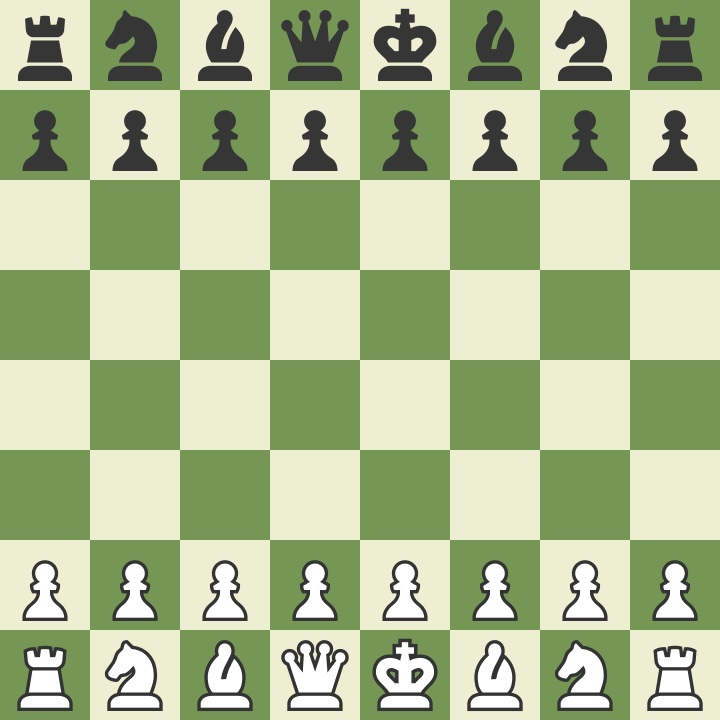
#> input picture images/board11.jpg, 720 x 720 px
$ python Tarea_Guia6.py
#> lines starting #> are read from the running program, lines starting #| are printed output that depends on the picture; after the words box and inside, x2 and y2 are one past the last pixel; in counts of white or black regions, pixels touching at a corner belong together
#Tarea N° 6
#Alumno: Aucapiña Suvizarreta Edwar
#Codigo: 113572

import cv2
import numpy as np
import matplotlib.pyplot as plt
img1 = cv2.imread("../images/board11.jpg")
#> img1 is the input picture: shape (720, 720, 3); mean B, G, R 144.3, 184.9, 170.8
img2 = cv2.imread("../images/board22.jpg")
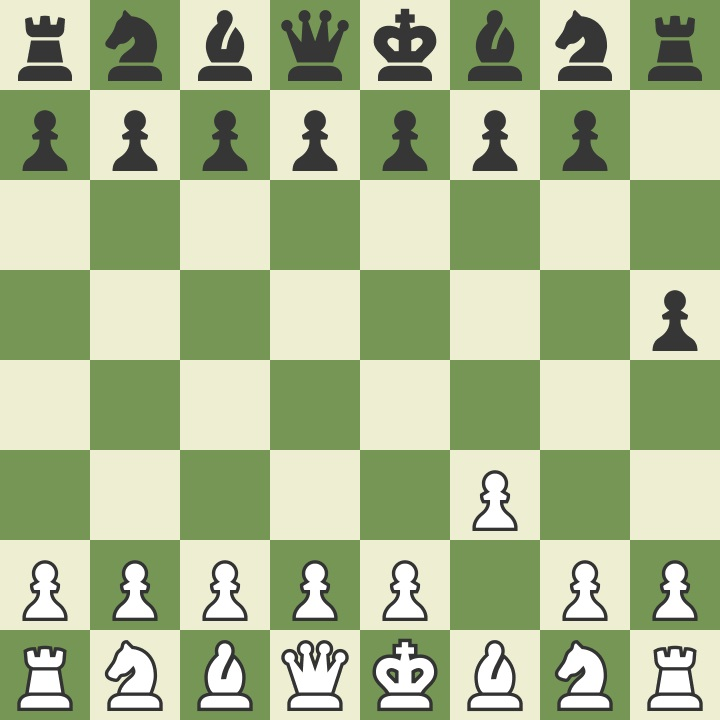
#> input picture images/board22.jpg, 720 x 720 px
#> img2 is the input picture: shape (720, 720, 3); mean B, G, R 143.9, 184.6, 170.4

# Convertimos las imagenes a escala de grises
img1 = cv2.cvtColor(img1, cv2.COLOR_BGR2GRAY)
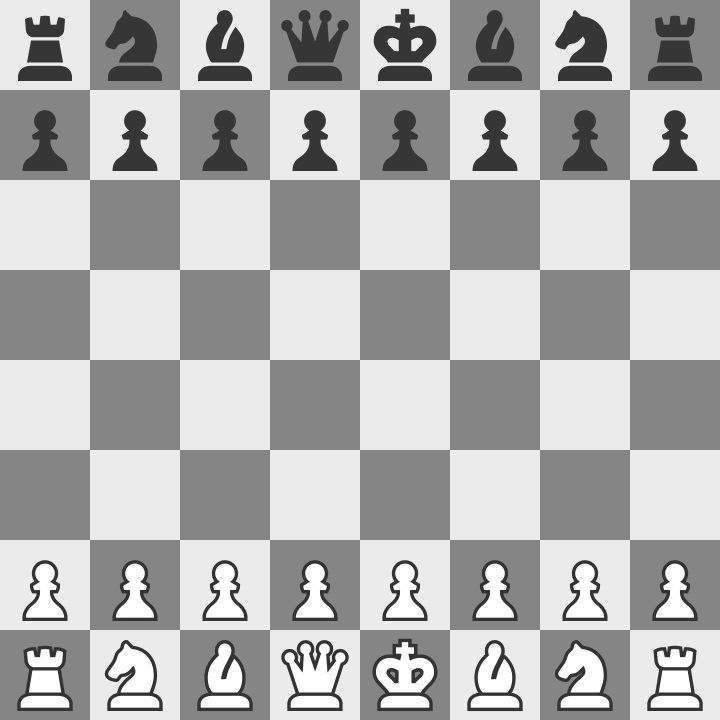
#> img1: shape (720, 720); min 42, max 255, mean 176.1
img2 = cv2.cvtColor(img2, cv2.COLOR_BGR2GRAY)
#> img2: shape (720, 720)

# umbral global
ret1,th1 = cv2.threshold(img1, 200, 255, cv2.THRESH_BINARY)
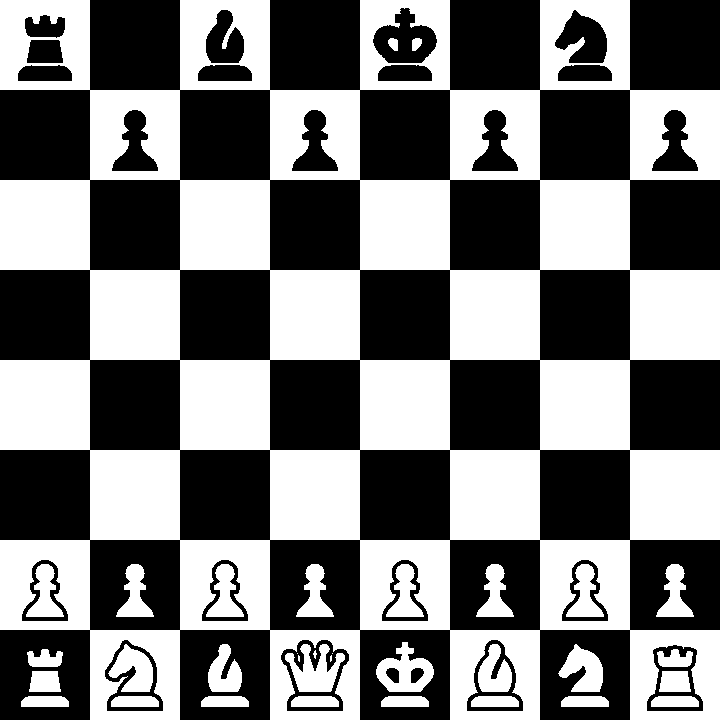
#> th1: shape (720, 720); 47.6% white; 34 white regions (4 under 20 px), largest, box (x1, y1, x2, y2) and area: (0, 0, 720, 720) 224355, (285, 644, 345, 692) 1546, (376, 642, 434, 692) 1529
ret2,th2 = cv2.threshold(img2, 200, 255, cv2.THRESH_BINARY)
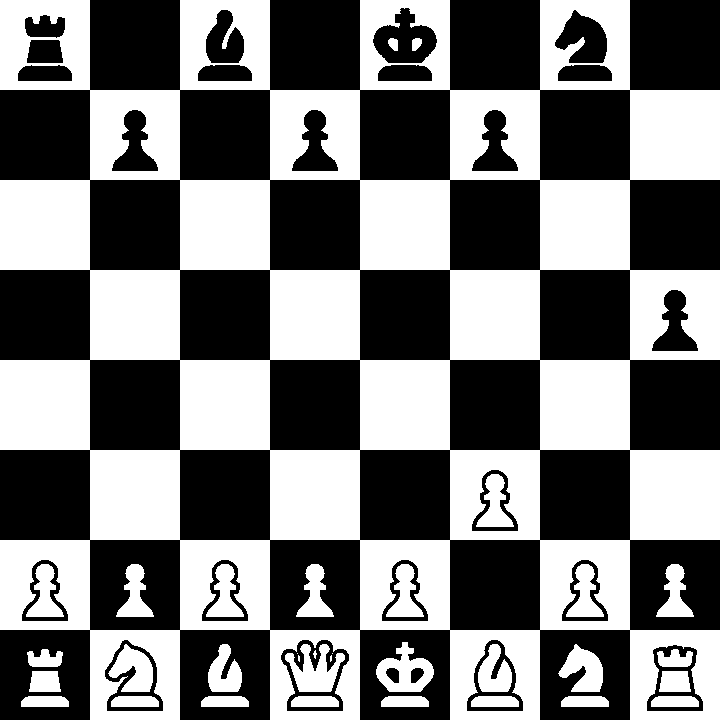
#> th2: shape (720, 720); 47.2% white; 34 white regions (4 under 20 px), largest, box (x1, y1, x2, y2) and area: (0, 0, 720, 720) 222561, (285, 644, 345, 692) 1546, (376, 642, 434, 692) 1529

# Se usa la funcion xor entre las 2 matrices
xor1 = cv2.bitwise_xor(th1,th2)
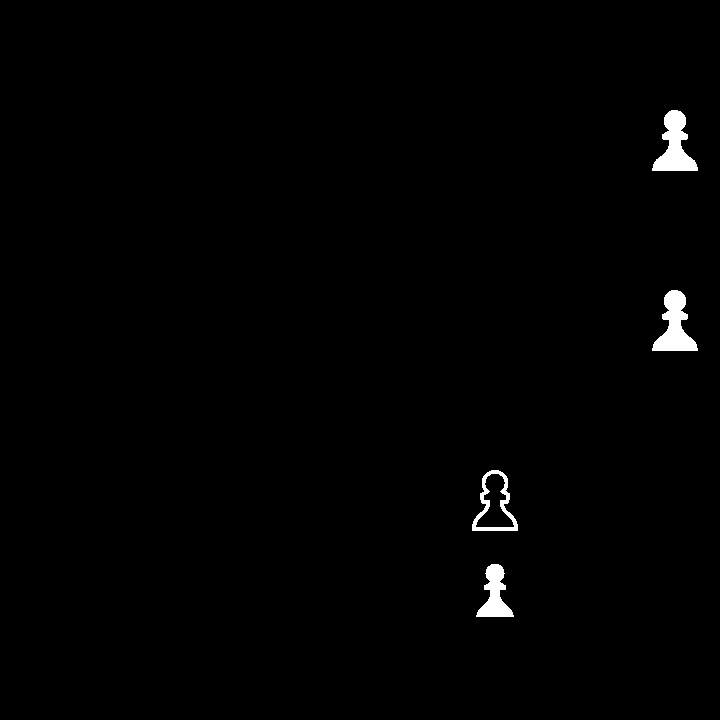
#> xor1: shape (720, 720); 0.91% white; 4 white regions, box (x1, y1, x2, y2) and area: (652, 110, 698, 171) 1462, (652, 290, 698, 351) 1457, (476, 564, 514, 617) 1026, (472, 470, 518, 531) 773
xor2 = cv2.bitwise_xor(img1,img2)

plt.subplot(2,3,1),plt.imshow(xor1,'gray')
plt.title("binarizado_xor")
#plt.subplot(2,3,3),plt.imshow(xor2,'gray')
#plt.title("sin binarizar")

plt.show()
